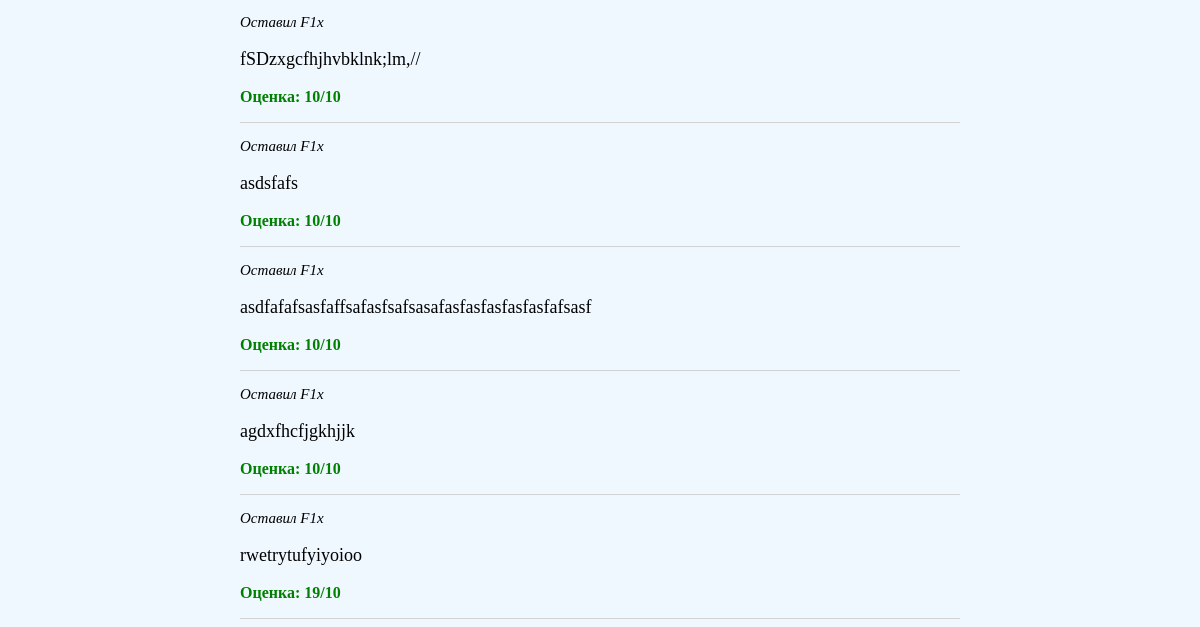
Before: / (lower part) with the older database file.
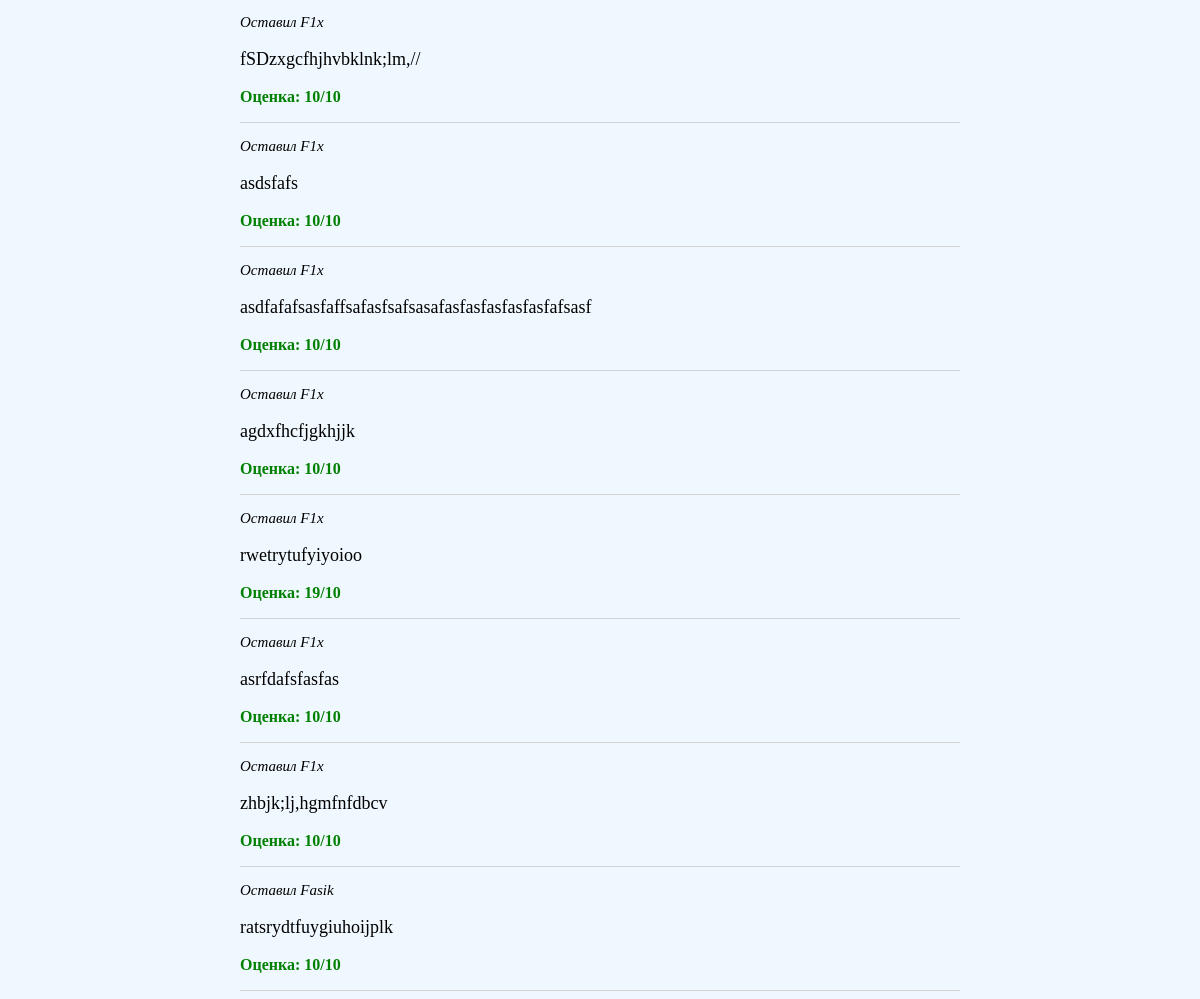
After: the same page with the newer database file.
### reviews/models.py (models this page shows, shortened)
class Review(models.Model):
    name = models.CharField(max_length=25)
    email = models.EmailField()
    rating = models.IntegerField(validators=[MinValueValidator(1), MaxValueValidator(10)])
    review = models.TextField()

### reviews/views.py (the view, shortened to what this page needs)
# urls.py: path('', ReviewsView.as_view() , name='reviews' )
class ReviewsView(View):
    def get(self, request):
        form = ReviewForm()
        reviews = Review.objects.all()
        return render(request, 'reviews.html', {'form': form, 'reviews': reviews})

### reviews/templates/reviews.html (shortened to what this page needs)
{% extends 'base.html' %}
{% block content %}
<div class="reviews">
    {% for review in reviews %}
    <div class="review">
        <p class="user">Оставил {{ review.name}}</p>
        <p class="review-text">{{review.review}}</p>
        <p class="rating"> Оценка: {{ review.rating}}/10</p>
    </div>
    {% endfor %}
</div>
{% endblock %}

Changed rows visible on the page:
added Review: name "F1x", review "asrfdafsfasfas", rating "10"
added Review: name "F1x", review "zhbjk;lj,hgmfnfdbcv", rating "10"
added Review: name "Fasik", review "ratsrydtfuygiuhoijplk", rating "10"
